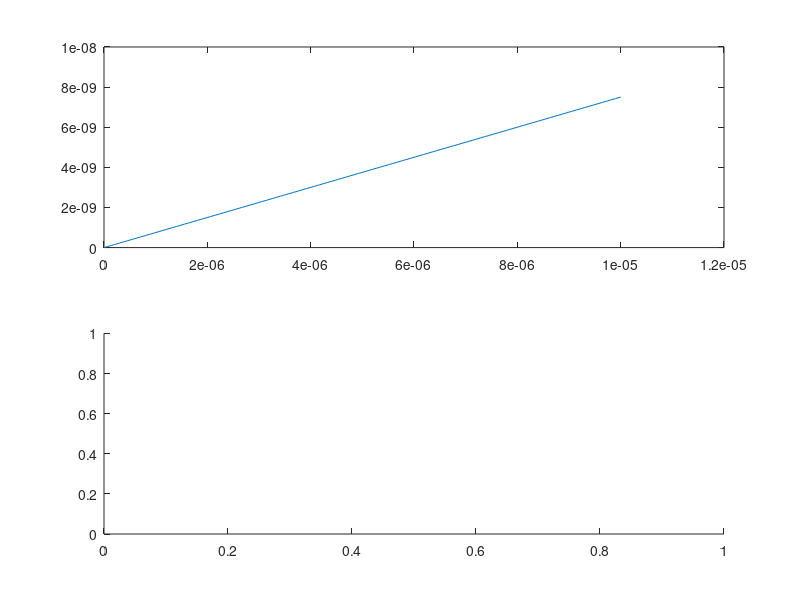

Reproduce this figure in MATLAB. (Note: this script raises an error after producing the figure.)
% Intro to Communications
% Project Spring 2020

% Stephen Hargreaves
% Kevin Libertowski
% Gretchen Woodling

clc
format compact

g1 = @(t) (1000*t - 2).^2;
g2 = @(t) (-5000*t + 22).^2;
g3 = @(t) (3000*t - 18).^2;

% Energy of g(t)
E_gt = integral(g1, .002, .004) + integral(g2, .004, .005) + integral(g3, .005, .006);

% g(t)^2
gt_sq = @(t) abs((2*tripuls(t - .004, .004) - 4*tripuls(t - .005, .002))).^2;

% Plot of g(t)
t = 0:.000001:.006;
gt = 2*tripuls(t - .004, .004) - 4*tripuls(t - .005, .002);
% plot(t, gt)

n = 100000;
Gf_fft = fft(gt, n);
plot(linspace(0,.00001, n/500), abs(Gf_fft(1:n/500)))

subplot(2,1,1)

t = 0:.000001:.006;
Gf = .004*sinc((.004*t)/2).^2 .* exp(-1i*pi*2*t*.004) - .004*sinc((.002*t)/2).^2 .* exp(-1i*pi*.005*t);
plot(linspace(0,.00001, n/500), abs(Gf(1:n/500)))
subplot(2,1,2)

legend('show')

% Energy from triangular pulse waveform
E_tripuls = integral(gt_sq, 0, .006);

% G(f)^2
Gf_sq = @(f) abs((.004*sinc((.004*f)/2).^2 .* exp(-1i*pi*2*f*.004) - .004*sinc((.002*f)/2).^2 .* exp(-1i*pi*2*f*.005)).^2);

% Setup for while loop
E_ess = 0;
B_step = .1;
B_ess = B_step;

format long

% while E_ess < .99*E_gt
%     B_ess = B_ess + B_step;
%     E_ess = integral(Gf_sq, -B_ess, B_ess)
% end

% calculated from while loop
B_ess_cal = 694.2;
